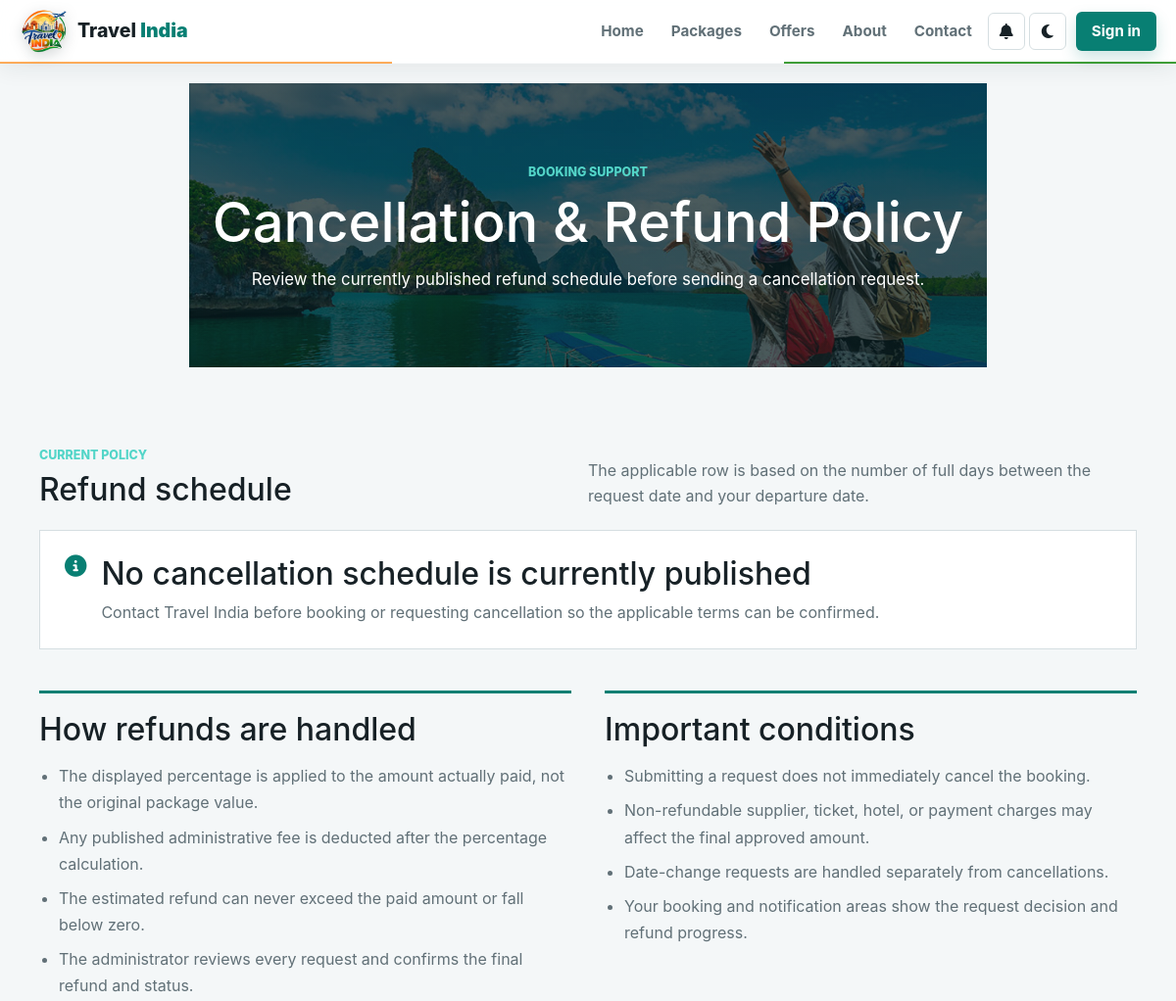
The app's page /policies.php (upper part), older data.
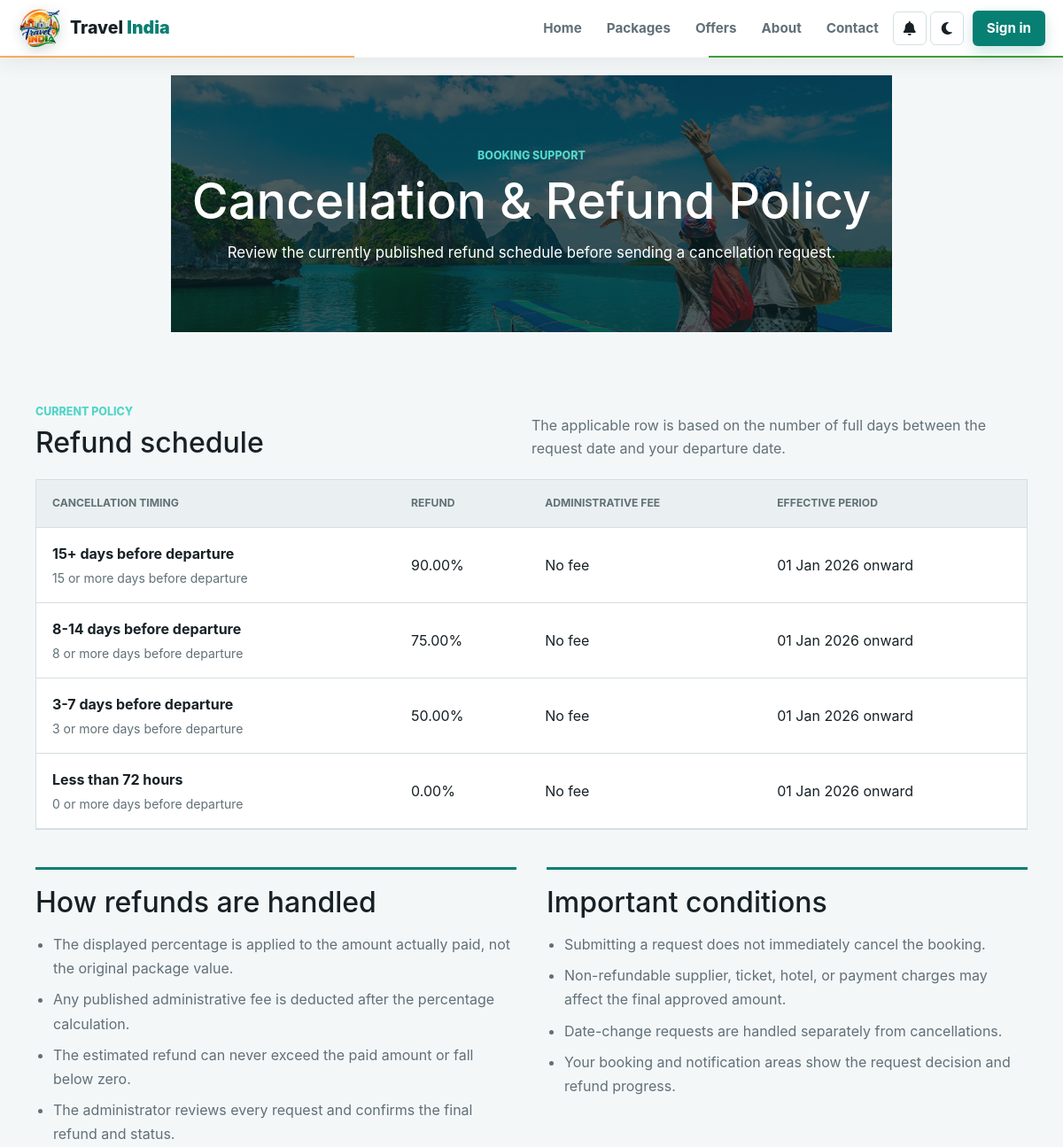
The same page, newer data.
### tables this page shows
CREATE TABLE `cancellation_policies` (
  `id` int NOT NULL AUTO_INCREMENT,
  `name` varchar(150) NOT NULL,
  `minimum_days_before` int NOT NULL,
  `refund_percentage` decimal(5,2) NOT NULL,
  `administrative_fee` decimal(10,2) NOT NULL DEFAULT '0.00',
  `status` varchar(30) NOT NULL DEFAULT 'active',
  `effective_from` date NOT NULL,
  `effective_to` date DEFAULT NULL,
  `created_at` timestamp NOT NULL DEFAULT CURRENT_TIMESTAMP,
  PRIMARY KEY (`id`),
  KEY `status` (`status`),
  KEY `minimum_days_before` (`minimum_days_before`)
);

### security.php (called while the page is built, shortened)
<?php
function e(mixed $value): string { return htmlspecialchars((string)$value, ENT_QUOTES, 'UTF-8'); }

### policies.php (the view, shortened to what this page needs)
<?php
$db=db_connect();
$result=$db->query("SELECT name,minimum_days_before,refund_percentage,administrative_fee,effective_from,effective_to FROM cancellation_policies WHERE status='active' AND effective_from<=CURDATE() AND (effective_to IS NULL OR effective_to>=CURDATE()) ORDER BY minimum_days_before DESC,id");
$policies=[];while($row=$result->fetch_assoc())$policies[]=$row;
?>
<!DOCTYPE html>
<html lang="en">
<head>
<link rel="stylesheet" href="css/policies.css?v=1">
<link rel="stylesheet" href="css/policies-theme.css?v=1">
</head>
<body>
<?php include 'header.php';?>
<main class="policy-page">
<header class="policy-hero"><div><span>Booking support</span><h1>Cancellation &amp; Refund Policy</h1><p>Review the currently published refund schedule before sending a cancellation request.</p></div></header>
<section class="policy-content" aria-labelledby="refund-schedule-title">
<div class="policy-intro"><div><span>Current policy</span><h2 id="refund-schedule-title">Refund schedule</h2></div><p>The applicable row is based on the number of full days between the request date and your departure date.</p></div>
<?php if($policies):?><div class="policy-table-wrap"><table><thead><tr><th>Cancellation timing</th><th>Refund</th><th>Administrative fee</th><th>Effective period</th></tr></thead><tbody><?php foreach($policies as $policy):?><tr><td><strong><?php echo e($policy['name']);?></strong><small><?php echo (int)$policy['minimum_days_before'];?> or more days before departure</small></td><td><?php echo e(number_format((float)$policy['refund_percentage'],2));?>%</td><td><?php echo (float)$policy['administrative_fee']>0?inr($policy['administrative_fee']):'No fee';?></td><td><?php echo e(date('d M Y',strtotime($policy['effective_from'])));?><?php echo $policy['effective_to']?' to '.e(date('d M Y',strtotime($policy['effective_to']))):' onward';?></td></tr><?php endforeach;?></tbody></table></div>
<?php else:?><div class="policy-empty"><i class="fa-solid fa-circle-info"></i><div><h2>No cancellation schedule is currently published</h2><p>Contact Travel India before booking or requesting cancellation so the applicable terms can be confirmed.</p></div></div><?php endif;?>
<div class="policy-rules"><section><h2>How refunds are handled</h2><ul><li>The displayed percentage is applied to the amount actually paid, not the original package value.</li><li>Any published administrative fee is deducted after the percentage calculation.</li><li>The estimated refund can never exceed the paid amount or fall below zero.</li><li>The administrator reviews every request and confirms the final refund and status.</li></ul></section><section><h2>Important conditions</h2><ul><li>Submitting a request does not immediately cancel the booking.</li><li>Non-refundable supplier, ticket, hotel, or payment charges may affect the final approved amount.</li><li>Date-change requests are handled separately from cancellations.</li><li>Your booking and notification areas show the request decision and refund progress.</li></ul></section></div>
</section></main>
</body>
</html>

### header.php (shortened to what this page needs)
<?php
$siteRoot = str_contains($_SERVER['SCRIPT_NAME'] ?? '', '/admin/') ? '../' : '';
try{
  require_once __DIR__.'/db.php';require_once __DIR__.'/notifications.php';require_once __DIR__.'/security.php';
}catch(Throwable $notificationError){}
?>
<link href="https://cdn.jsdelivr.net/npm/bootstrap@5.3.3/dist/css/bootstrap.min.css" rel="stylesheet">
<link rel="stylesheet" href="https://cdnjs.cloudflare.com/ajax/libs/font-awesome/6.5.2/css/all.min.css">
<link rel="stylesheet" href="<?php echo $siteRoot; ?>css/theme.css?v=27">
<header class="site-header">
  <nav class="site-nav" aria-label="Main navigation">
    <a class="site-brand" href="<?php echo $siteRoot; ?>main.php" aria-label="Travel India home">
      <img src="<?php echo $siteRoot; ?>img/logo-transparent.png?v=1" alt="Travel India emblem" width="50" height="50">
      <span class="brand-text">Travel <strong>India</strong></span>
    </a>
    <div class="nav-menu">
      <a href="<?php echo $siteRoot; ?>main.php">Home</a><a href="<?php echo $siteRoot; ?>Package.php">Packages</a><a href="<?php echo $siteRoot; ?>offers.php">Offers</a><a href="<?php echo $siteRoot; ?>about.php">About</a><a href="<?php echo $siteRoot; ?>contactus.php">Contact</a>
      <?php if (isset($_SESSION['login'])): ?>
        <a href="<?php echo $siteRoot; ?>profile.php"><i class="fa-solid fa-user" aria-hidden="true"></i> Profile</a><a href="<?php echo $siteRoot; ?>my-bookings.php">My Trips</a>
        <?php include __DIR__.'/notification-menu.php'; ?>
        <button class="theme-toggle" type="button" aria-label="Switch to dark mode" title="Switch to dark mode"><i class="theme-icon fa-solid fa-moon" aria-hidden="true"></i></button>
        <a class="nav-action" href="<?php echo $siteRoot; ?>logout.php">Log out</a>
      <?php else: ?>
        <?php include __DIR__.'/notification-menu.php'; ?>
        <button class="theme-toggle" type="button" aria-label="Switch to dark mode" title="Switch to dark mode"><i class="theme-icon fa-solid fa-moon" aria-hidden="true"></i></button>
        <a class="nav-action" href="<?php echo $siteRoot; ?>reglog.php">Sign in</a>
      <?php endif; ?>
    </div>
  </nav>
</header>

### notification-menu.php (shortened to what this page needs)
<div class="notification-menu">
  <button class="notification-toggle" type="button" aria-label="Open notifications" aria-expanded="false" title="Notifications"><i class="fa-solid fa-bell"></i></button>
</div>

### css/policies.css (style rules this page uses)
.policy-page { min-height:70vh;background:#f3f7f7;color:#132326 }
.policy-hero { min-height:290px;display:grid;place-items:center;padding:72px 24px;background:linear-gradient(rgba(7,30,33,.72),rgba(7,30,33,.72)),url('../img/banner.jpg') center/cover;color:#fff;text-align:center }
.policy-hero div { width:min(860px,100%) }
.policy-hero span,.policy-intro span { color:#53d5c8;font-size:.78rem;font-weight:800;text-transform:uppercase }
.policy-hero h1 { margin:8px 0 12px;font-size:clamp(2rem,5vw,3.5rem) }
.policy-hero p { margin:0;font-size:1.05rem }
.policy-content { width:min(1120px,calc(100% - 32px));margin:auto;padding:54px 0 70px }
.policy-intro { display:flex;align-items:end;justify-content:space-between;gap:30px;margin-bottom:22px }
.policy-intro h2 { margin:6px 0 0;font-size:2rem }
.policy-intro p { max-width:560px;margin:0;color:#5d6d70;line-height:1.6 }
.policy-table-wrap { overflow-x:auto;border:1px solid #d6e1e2;background:#fff }
.policy-table-wrap table { width:100%;min-width:760px;border-collapse:collapse }
.policy-table-wrap th,.policy-table-wrap td { padding:17px 18px;border-bottom:1px solid #e0e8e9;text-align:left }
.policy-table-wrap th { background:#eaf3f3;color:#496064;font-size:.76rem;text-transform:uppercase }
.policy-table-wrap td strong,.policy-table-wrap td small { display:block }
.policy-table-wrap td small { margin-top:5px;color:#68787b }
.policy-rules { display:grid;grid-template-columns:1fr 1fr;gap:34px;margin-top:42px }
.policy-rules section { border-top:3px solid #078d82;padding-top:18px }
.policy-rules h2 { margin:0 0 15px }
.policy-rules ul { margin:0;padding-left:20px;color:#526568;line-height:1.7 }
.policy-rules li+li { margin-top:8px }
.policy-empty { display:flex;gap:15px;padding:25px;border:1px solid #d6e1e2;background:#fff }
.policy-empty i { color:#078d82;font-size:1.4rem }
.policy-empty h2 { margin:0 0 7px }
.policy-empty p { margin:0;color:#5d6d70 }

### css/policies-theme.css (style rules this page uses)
.policy-page { background:var(--page);color:var(--text) }
.policy-intro p,.policy-rules ul,.policy-table-wrap td small,.policy-empty p { color:var(--muted) }
.policy-table-wrap,.policy-empty { border-color:var(--border);background:var(--surface) }
.policy-table-wrap table { color:var(--text) }
.policy-table-wrap th { background:var(--surface-soft);color:var(--muted) }
.policy-table-wrap th,.policy-table-wrap td { border-color:var(--border) }
.policy-rules section { border-color:var(--brand) }
.policy-empty i { color:var(--brand) }

Row changes from the older to the newer data that the page shows:
added cancellation_policies: name "15+ days before departure", minimum_days_before "15", refund_percentage "90.00", administrative_fee "No fee", effective_from "01 Jan 2026", shows "onward"
added cancellation_policies: name "8-14 days before departure", minimum_days_before "8", refund_percentage "75.00", administrative_fee "No fee", effective_from "01 Jan 2026", shows "onward"
added cancellation_policies: name "3-7 days before departure", minimum_days_before "3", refund_percentage "50.00", administrative_fee "No fee", effective_from "01 Jan 2026", shows "onward"
added cancellation_policies: name "Less than 72 hours", minimum_days_before "0", refund_percentage "0.00", administrative_fee "No fee", effective_from "01 Jan 2026", shows "onward"
Text that changed along with them:
text no longer shown: "No cancellation schedule is currently published Contact Travel India before booking or requesting cancellation so the applicable terms can be confirmed."
text now shown: "CANCELLATION TIMING REFUND ADMINISTRATIVE FEE EFFECTIVE PERIOD"
